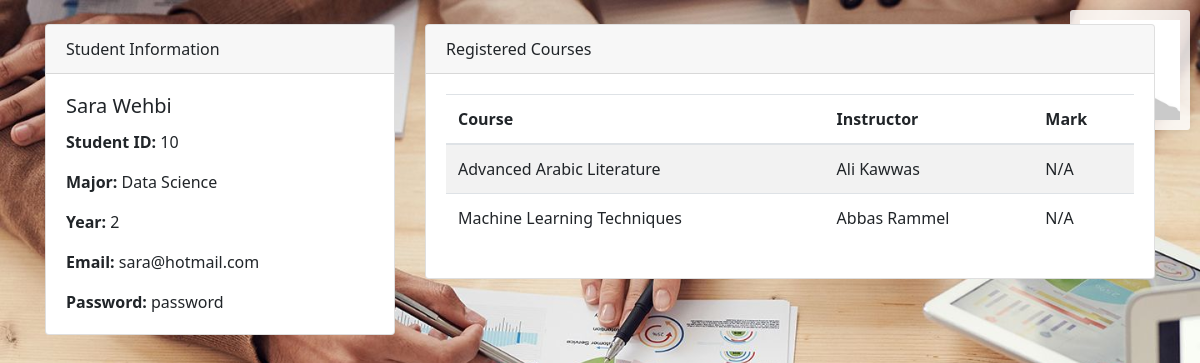
Page /profile.php (signed in) on the committed database.
### tables this page shows
CREATE TABLE `student` (
  `user_id` int(11) NOT NULL,
  `first_name` varchar(50) NOT NULL,
  `last_name` varchar(50) NOT NULL,
  `major` varchar(100) NOT NULL,
  `year_in_school` int(11) NOT NULL,
  `email` varchar(100) NOT NULL
);

CREATE TABLE `users` (
  `user` int(11) NOT NULL,
  `pass` varchar(100) NOT NULL,
  `position` varchar(100) NOT NULL,
  `plainPassword` varchar(100) NOT NULL
);

### profile.php (the view, shortened to what this page needs)
<!DOCTYPE html>
<html lang="en">
<head>
    <link rel="stylesheet" href="https://stackpath.bootstrapcdn.com/bootstrap/4.5.2/css/bootstrap.min.css">
    <link rel="stylesheet" href="css/profile.css">
</head>
<body>
<?php
include './component/studentMenu.php';
if(isset($_SESSION['user'])) {
    $user_id = $_SESSION['user'];
    $connection = connect();
    $query_student = "SELECT
        student.user_id,
        student.first_name,
        student.last_name,
        student.major,
        student.year_in_school AS Year,
        student.email,
        plainPassword
    FROM
        student
    JOIN
        users ON users.user = student.user_id
    WHERE
        student.user_id = $user_id";
    $result_student = mysqli_query($connection, $query_student);
    $student_data = mysqli_fetch_assoc($result_student);
    $query_courses = "SELECT  DISTINCT
        course.course_name,
        instructor.name AS instructor_name,
        marks.mark
    FROM
        registration
    INNER JOIN
        student ON registration.student_id = student.user_id
    INNER JOIN
        course ON registration.course_id = course.course_id
    INNER JOIN
        instructor ON registration.instructor_id = instructor.user_id
    LEFT JOIN
        marks ON registration.registration_id = marks.registration_id
    WHERE
        student.user_id = $user_id";
    $result_courses = mysqli_query($connection, $query_courses);
?>
<div class="container mt-4">
    <div class="row">
        <div class="col-md-4">
            <div class="card">
                <div class="card-header">
                    Student Information
                </div>
                <div class="card-body">
                    <h5 class="card-title"><?php echo $student_data['first_name'] . ' ' . $student_data['last_name']; ?></h5>
                    <p class="card-text"><strong>Student ID:</strong> <?php echo $student_data['user_id']; ?></p>
                    <p class="card-text"><strong>Major:</strong> <?php echo $student_data['major']; ?></p>
                    <p class="card-text"><strong>Year:</strong> <?php echo $student_data['Year']; ?></p>
                    <p class="card-text"><strong>Email:</strong> <?php echo $student_data['email']; ?></p>
                    <p class="card-text"><strong>Password:</strong> <?php echo $student_data['plainPassword']; ?></p>
                </div>
            </div>
        </div>
        <div class="col-md-8">
            <div class="card">
                <div class="card-header">
                    Registered Courses
                </div>
                <div class="card-body">
                    <table class="table table-striped">
                        <thead>
                            <tr>
                                <th>Course</th>
                                <th>Instructor</th>
                                <th>Mark</th>
                            </tr>
                        </thead>
                        <tbody>
                        <?php while($row = mysqli_fetch_assoc($result_courses)) { ?>
                            <tr>
                                <td><?php echo $row['course_name']; ?></td>
                                <td><?php echo $row['instructor_name']; ?></td>
                                <td><?php echo isset($row['mark']) ? $row['mark'] : 'N/A'; ?></td>
                            </tr>
                        <?php } ?>
                        </tbody>
                    </table>
                </div>
            </div>
        </div>
    </div>
</div>
<?php
} else {
    die("Sorry, access denied, please login");
}
?>
</body>
</html>

### css/profile.css (style rules this page uses)
body { background-image: url('../images/courses.jpg'); font-family: 'Segoe UI', Tahoma, Geneva, Verdana, sans-serif; background-size: cover; margin: 0; padding: 0; }

### rows in the picture
student: first_name "Sara", last_name "Wehbi", user_id "10", major "Data Science", year_in_school "2", email "sara@hotmail.com", users.plainPassword "password"

### other values in the picture
$row['course_name'] "Advanced Arabic Literature"
$row['instructor_name'] "Ali Kawwas"
$row['course_name'] "Machine Learning Techniques"
$row['instructor_name'] "Abbas Rammel"
